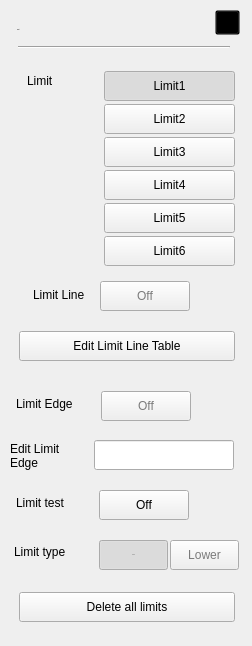
<?xml version="1.0" encoding="UTF-8"?>
<ui version="4.0">
 <class>RtSa_Dialog_Limit</class>
 <widget class="QWidget" name="RtSa_Dialog_Limit">
  <property name="geometry">
   <rect>
    <x>0</x>
    <y>0</y>
    <width>252</width>
    <height>646</height>
   </rect>
  </property>
  <property name="windowTitle">
   <string>Form</string>
  </property>
  <property name="styleSheet">
   <string notr="true">
/***********************indoor*****************/
#RtSa_Dialog_Limit[status = &quot;indoor&quot;]
#widget
{
background-color:rgba(211,211,211,0.9);
}
#RtSa_Dialog_Limit[status = &quot;indoor&quot;]
#lblTitle
{
	font: 75 20px &quot;Arial&quot;;
	color:rgba(46,46,46,1);
	line-height:23px;
	font-weight:bold;
}
#RtSa_Dialog_Limit[status = &quot;indoor&quot;]
#pb_cancel
{
border-style:flat;
background-color:rgba(0,0,0,0);
background-image: url(:/rtsa/image/btn_close_normal.png);
}
#RtSa_Dialog_Limit[status = &quot;indoor&quot;]
#pb_cancel:pressed
{
background-image: url(:/rtsa/image/btn_close_click.png);
}
#RtSa_Dialog_Limit[status = &quot;indoor&quot;]
#line
{
	background-color:rgba(46,46,46,1);
}
#RtSa_Dialog_Limit[status = &quot;indoor&quot;]
QPushButton
{
	color:rgb(130, 130, 130);
	border-style:flat;
	font: 75 13px &quot;Arial&quot;;
	font-weight:bold;
}
#RtSa_Dialog_Limit[status = &quot;indoor&quot;]
#pb_LimitTest,
#pb_Edge,
#pb_toggle
{
	background-color:rgba(0,0,0,0);
	font: 75 13px &quot;Arial&quot;;
	font-weight:bold;
}
#RtSa_Dialog_Limit[status = &quot;indoor&quot;]
#pb_LimitTest:checked,
#pb_Edge:checked,
#pb_toggle:checked
{
	padding:7px 44px 6px 25px;
	color:rgba(87, 87, 87, 1);
	border-image: url(:/rtsa/image/toggle_on.png);
}
#RtSa_Dialog_Limit[status = &quot;indoor&quot;]
#pb_LimitTest:!checked,
#pb_Edge:!checked,
#pb_toggle:!checked
{
	padding:7px 17px 6px 36px;
	color:rgba(123, 123, 123, 1);
	border-image: url(:/rtsa/image/toggle_off.png);
}
#RtSa_Dialog_Limit[status = &quot;indoor&quot;]
#pb_Upper:checked
{
	background-color:transparent;
	padding: 8px 14px 7px 15px;
	background-image: url(:/rtsa/image/fre_checked_left.png);
}
#RtSa_Dialog_Limit[status = &quot;indoor&quot;]
#pb_Upper:!checked
{
background-color:transparent;
padding: 8px 14px 7px 15px;
	background-image: url(:/rtsa/image/fre_checked_right.png);
}

#RtSa_Dialog_Limit[status = &quot;indoor&quot;]
#pb_Lower:checked
{
background-color:transparent;
padding: 8px 5px 7px 6px;
	background-image: url(:/rtsa/image/fre_checked_right.png);
	background-position:right;
}
#RtSa_Dialog_Limit[status = &quot;indoor&quot;]
#pb_Lower:!checked
{
background-color:transparent;
padding: 8px 5px 7px 6px;
	background-image: url(:/rtsa/image/fre_checked_left.png);
	background-position:right;
}
#RtSa_Dialog_Limit[status = &quot;indoor&quot;]
#widget&gt;QLabel
{
font: 75 13px &quot;Arial&quot;;
color:rgb(46,46,46);
}
#RtSa_Dialog_Limit[status = &quot;indoor&quot;]
RtSa_LineEdit
{
	color:rgba(162, 115, 0,1);
	padding:8px 8px 7px 10px ;
	font: 75 13px &quot;Arial&quot;;
	font-weight:bold;
}
#RtSa_Dialog_Limit[status = &quot;indoor&quot;]
RtSa_LineEdit:focus
{
	outline: none;
	border:2px solid rgba(162,115,0,1);
	padding:6px 6px 5px 8px ;
}
/***********************outdoor*****************/
#RtSa_Dialog_Limit[status = &quot;outdoor&quot;]
#widget
{
background-color:rgba(211,211,211,0.9);
}
#RtSa_Dialog_Limit[status = &quot;outdoor&quot;]
#lblTitle
{
	font: 75 20px &quot;Arial&quot;;
	color:rgba(46,46,46,1);
	line-height:23px;
	font-weight:bold;
}
#RtSa_Dialog_Limit[status = &quot;outdoor&quot;]
#pb_cancel
{
border-style:flat;
background-color:rgba(0,0,0,0);
background-image: url(:/rtsa/image/btn_close_normal.png);
}
#RtSa_Dialog_Limit[status = &quot;outdoor&quot;]
#pb_cancel:pressed
{
background-image: url(:/rtsa/image/btn_close_click.png);
}
#RtSa_Dialog_Limit[status = &quot;outdoor&quot;]
#line
{
	background-color:rgba(46,46,46,1);
}
#RtSa_Dialog_Limit[status = &quot;outdoor&quot;]
QPushButton
{
	color:rgba(0, 0, 0,1);
	font: 75 13px &quot;Arial&quot;;
	border-style:flat;
	font-weight:bold;
}
#RtSa_Dialog_Limit[status = &quot;outdoor&quot;]
#pb_LimitTest,
#pb_Edge,
#pb_toggle
{
	background-color:rgba(0,0,0,0);
	font: 75 13px &quot;Arial&quot;;
	font-weight:bold;
}
#RtSa_Dialog_Limit[status = &quot;outdoor&quot;]
#pb_LimitTest:checked,
#pb_Edge::checked,
#pb_toggle:checked
{
	padding:7px 44px 6px 25px;
	color:rgba(87, 87, 87, 1);
	border-image: url(:/rtsa/image/toggle_on.png);
}
#RtSa_Dialog_Limit[status = &quot;outdoor&quot;]
#pb_LimitTest:!checked,
#pb_Edge:!checked,
#pb_toggle:!checked
{
	padding:7px 17px 6px 36px;
	color:rgba(123, 123, 123, 1);
	border-image: url(:/rtsa/image/toggle_off.png);
}
#RtSa_Dialog_Limit[status = &quot;outdoor&quot;]
#pb_Upper:checked
{
	background-color:transparent;
	padding: 8px 14px 7px 15px;
	background-image: url(:/rtsa/image/fre_checked_left.png);
}
#RtSa_Dialog_Limit[status = &quot;outdoor&quot;]
#pb_Upper:!checked
{
background-color:transparent;
padding: 8px 14px 7px 15px;
	background-image: url(:/rtsa/image/fre_checked_right.png);
}
#RtSa_Dialog_Limit[status = &quot;outdoor&quot;]
#pb_Lower:checked
{
background-color:transparent;
padding: 8px 5px 7px 6px;
	background-image: url(:/rtsa/image/fre_checked_right.png);
	background-position:right;
}
#RtSa_Dialog_Limit[status = &quot;outdoor&quot;]
#pb_Lower:!checked
{
background-color:transparent;
padding: 8px 5px 7px 6px;
	background-image: url(:/rtsa/image/fre_checked_left.png);
	background-position:right;
}
#RtSa_Dialog_Limit[status = &quot;outdoor&quot;]
#widget&gt;QLabel
{
	font: 75 13px &quot;Arial&quot;;
	color:rgba(46,46,46,1);
}
#RtSa_Dialog_Limit[status = &quot;outdoor&quot;]
RtSa_LineEdit
{
	background-color: rgba(255, 255, 255, 0.6);
	color:rgb(161, 114, 23);
	padding-left:6px;
	font: 75 13px &quot;Arial&quot;;
	font-weight:bold;
}
#RtSa_Dialog_Limit[status = &quot;outdoor&quot;]
RtSa_LineEdit:focus
{
	outline: none;
	border:2px solid rgba(162,115,0,1);
}
/***********************night*****************/
#RtSa_Dialog_Limit[status = &quot;night&quot;]
#widget
{
background-color:rgba(208,182,139,0.9);
}
#RtSa_Dialog_Limit[status = &quot;night&quot;]
#lblTitle
{
	font: 75 20px &quot;Arial&quot;;
	color:rgba(46,46,46,1);
	line-height:23px;
	font-weight:bold;
}
#RtSa_Dialog_Limit[status = &quot;night&quot;]
#pb_cancel
{
border-style:flat;
background-color:rgba(0,0,0,0);
border-image: url(:/rtsa/image/night/btn_close_normal.png);
}
#RtSa_Dialog_Limit[status = &quot;night&quot;]
#pb_cancel:pressed
{
border-image: url(:/rtsa/image/night/btn_close_click.png);
}
#RtSa_Dialog_Limit[status = &quot;night&quot;]
#line
{
	background-color:rgba(46,46,46,1);
}
#RtSa_Dialog_Limit[status = &quot;night&quot;]
QPushButton
{
	color:rgba(123, 123, 123,1);
	font: 75 13px &quot;Arial&quot;;
	border-style:flat;
	font-weight:bold;
}
#RtSa_Dialog_Limit[status = &quot;night&quot;]
#pb_LimitTest,
#pb_Edge,
#pb_toggle
{
	background-color:rgba(0,0,0,0);
	font: 75 13px &quot;Arial&quot;;
	font-weight:bold;
}
#RtSa_Dialog_Limit[status = &quot;night&quot;]
#pb_LimitTest:checked,
#pb_Edge::checked,
#pb_toggle:checked
{
	padding:7px 44px 6px 25px;
	color:rgba(87, 87, 87, 1);
	border-image: url(:/rtsa/image/toggle_on.png);
}
#RtSa_Dialog_Limit[status = &quot;night&quot;]
#pb_LimitTest:!checked,
#pb_Edge:!checked,
#pb_toggle:!checked
{
	padding:7px 17px 6px 36px;
	color:rgba(123, 123, 123, 1);
	border-image: url(:/rtsa/image/toggle_off.png);
}
#RtSa_Dialog_Limit[status = &quot;night&quot;]
#pb_Upper:checked
{
	background-color:transparent;
	padding: 8px 14px 7px 15px;
	background-image: url(:/rtsa/image/fre_checked_left.png);
}
#RtSa_Dialog_Limit[status = &quot;night&quot;]
#pb_Upper:!checked
{
background-color:transparent;
padding: 8px 14px 7px 15px;
	background-image: url(:/rtsa/image/fre_checked_right.png);
}
#RtSa_Dialog_Limit[status = &quot;night&quot;]
#pb_Lower:checked
{
background-color:transparent;
padding: 8px 5px 7px 6px;
	background-image: url(:/rtsa/image/fre_checked_right.png);
	background-position:right;
}
#RtSa_Dialog_Limit[status = &quot;night&quot;]
#pb_Lower:!checked
{
background-color:transparent;
padding: 8px 5px 7px 6px;
	background-image: url(:/rtsa/image/fre_checked_left.png);
	background-position:right;
}
#RtSa_Dialog_Limit[status = &quot;night&quot;]
#widget&gt;QLabel
{
	font: 75 13px &quot;Arial&quot;;
	color:rgba(46,46,46,1);
}
#RtSa_Dialog_Limit[status = &quot;night&quot;]
RtSa_LineEdit
{
	background: rgba(251,220,167,0.60);
   color:rgba(159,98,0,1);
	padding:8px 8px 7px 10px ;
	font: 75 13px &quot;Arial&quot;;
	font-weight:bold;
}
#RtSa_Dialog_Limit[status  =  &quot;night&quot;] 
RtSa_LineEdit:disable
{
	color:rgba(133,133,133,0.6);
}
#RtSa_Dialog_Limit[status = &quot;night&quot;]
RtSa_LineEdit:focus
{
	outline: none;
	border:2px solid rgba(162,115,0,1);
}</string>
  </property>
  <property name="status" stdset="0">
   <string>night</string>
  </property>
  <widget class="QWidget" name="widget" native="true">
   <property name="geometry">
    <rect>
     <x>0</x>
     <y>0</y>
     <width>252</width>
     <height>648</height>
    </rect>
   </property>
   <property name="styleSheet">
    <string notr="true"/>
   </property>
   <widget class="QLabel" name="lblTitle">
    <property name="geometry">
     <rect>
      <x>17</x>
      <y>19</y>
      <width>102</width>
      <height>22</height>
     </rect>
    </property>
    <property name="font">
     <font>
      <family>Arial</family>
      <pointsize>-1</pointsize>
      <weight>75</weight>
      <italic>false</italic>
      <bold>true</bold>
     </font>
    </property>
    <property name="styleSheet">
     <string notr="true">#lblTitle
{
	font: 75 20px &quot;Arial&quot;;
	color:rgba(46,46,46,1);
	line-height:23px;
	font-weight:bold;
}</string>
    </property>
    <property name="text">
     <string>Limit</string>
    </property>
   </widget>
   <widget class="QPushButton" name="pb_cancel">
    <property name="geometry">
     <rect>
      <x>215</x>
      <y>10</y>
      <width>25</width>
      <height>25</height>
     </rect>
    </property>
    <property name="styleSheet">
     <string notr="true">#pb_cancel
{
background-color:rgba(0,0,0,0);
background-image: url(:/rtsa/image/btn_close_normal.png);
}
#pb_cancel:pressed
{
background-image: url(:/rtsa/image/btn_close_click.png);
}</string>
    </property>
    <property name="text">
     <string/>
    </property>
   </widget>
   <widget class="Line" name="line">
    <property name="geometry">
     <rect>
      <x>18</x>
      <y>46</y>
      <width>212</width>
      <height>2</height>
     </rect>
    </property>
    <property name="orientation">
     <enum>Qt::Horizontal</enum>
    </property>
   </widget>
   <widget class="QPushButton" name="pb_toggle">
    <property name="geometry">
     <rect>
      <x>100</x>
      <y>281</y>
      <width>90</width>
      <height>30</height>
     </rect>
    </property>
    <property name="styleSheet">
     <string notr="true">color:#7B7B7B;</string>
    </property>
    <property name="text">
     <string>Off</string>
    </property>
    <property name="checkable">
     <bool>true</bool>
    </property>
   </widget>
   <widget class="QPushButton" name="pb_LM1">
    <property name="geometry">
     <rect>
      <x>104</x>
      <y>71</y>
      <width>131</width>
      <height>30</height>
     </rect>
    </property>
    <property name="styleSheet">
     <string notr="true">#RtSa_Dialog_Limit[status = &quot;indoor&quot;]
QPushButton
{
    text-align:left;
    padding-left:10px;
   background-image: url(:/rtsa/image/btn_mkr_nor.png);
}
#RtSa_Dialog_Limit[status = &quot;indoor&quot;]
QPushButton:checked
{ 
  background-image: url(:/rtsa/image/btn_mkr_click.png);
} 

#RtSa_Dialog_Limit[status = &quot;outdoor&quot;]
QPushButton
{
    text-align:left;
    padding-left:10px;
   background-image: url(:/rtsa/image/outdoor/btn_bw.png);
}
#RtSa_Dialog_Limit[status = &quot;outdoor&quot;]
QPushButton:checked
{ 
  background-image: url(:/rtsa/image/btn_mkr_click.png);
} 

#RtSa_Dialog_Limit[status = &quot;night&quot;]
QPushButton
{
    text-align:left;
    padding-left:10px;
   background-image: url(:/rtsa/image/btn_mkr_nor.png);
}
#RtSa_Dialog_Limit[status = &quot;night&quot;]
QPushButton:checked
{ 
  background-image: url(:/rtsa/image/btn_mkr_click.png);
} </string>
    </property>
    <property name="text">
     <string>Limit1</string>
    </property>
    <property name="checkable">
     <bool>true</bool>
    </property>
    <property name="checked">
     <bool>true</bool>
    </property>
   </widget>
   <widget class="QPushButton" name="pb_LM3">
    <property name="geometry">
     <rect>
      <x>104</x>
      <y>137</y>
      <width>131</width>
      <height>30</height>
     </rect>
    </property>
    <property name="styleSheet">
     <string notr="true">#RtSa_Dialog_Limit[status = &quot;indoor&quot;]
QPushButton
{
    text-align:left;
    padding-left:10px;
   background-image: url(:/rtsa/image/btn_mkr_nor.png);
}
#RtSa_Dialog_Limit[status = &quot;indoor&quot;]
QPushButton:checked
{ 
  background-image: url(:/rtsa/image/btn_mkr_click.png);
} 

#RtSa_Dialog_Limit[status = &quot;outdoor&quot;]
QPushButton
{
    text-align:left;
    padding-left:10px;
   background-image: url(:/rtsa/image/outdoor/btn_bw.png);
}
#RtSa_Dialog_Limit[status = &quot;outdoor&quot;]
QPushButton:checked
{ 
  background-image: url(:/rtsa/image/btn_mkr_click.png);
} 

#RtSa_Dialog_Limit[status = &quot;night&quot;]
QPushButton
{
    text-align:left;
    padding-left:10px;
   background-image: url(:/rtsa/image/btn_mkr_nor.png);
}
#RtSa_Dialog_Limit[status = &quot;night&quot;]
QPushButton:checked
{ 
  background-image: url(:/rtsa/image/btn_mkr_click.png);
} </string>
    </property>
    <property name="text">
     <string>Limit3</string>
    </property>
    <property name="checkable">
     <bool>true</bool>
    </property>
   </widget>
   <widget class="QPushButton" name="pb_LM4">
    <property name="geometry">
     <rect>
      <x>104</x>
      <y>170</y>
      <width>131</width>
      <height>30</height>
     </rect>
    </property>
    <property name="styleSheet">
     <string notr="true">#RtSa_Dialog_Limit[status = &quot;indoor&quot;]
QPushButton
{
    text-align:left;
    padding-left:10px;
   background-image: url(:/rtsa/image/btn_mkr_nor.png);
}
#RtSa_Dialog_Limit[status = &quot;indoor&quot;]
QPushButton:checked
{ 
  background-image: url(:/rtsa/image/btn_mkr_click.png);
} 

#RtSa_Dialog_Limit[status = &quot;outdoor&quot;]
QPushButton
{
    text-align:left;
    padding-left:10px;
   background-image: url(:/rtsa/image/outdoor/btn_bw.png);
}
#RtSa_Dialog_Limit[status = &quot;outdoor&quot;]
QPushButton:checked
{ 
  background-image: url(:/rtsa/image/btn_mkr_click.png);
} 

#RtSa_Dialog_Limit[status = &quot;night&quot;]
QPushButton
{
    text-align:left;
    padding-left:10px;
   background-image: url(:/rtsa/image/btn_mkr_nor.png);
}
#RtSa_Dialog_Limit[status = &quot;night&quot;]
QPushButton:checked
{ 
  background-image: url(:/rtsa/image/btn_mkr_click.png);
} </string>
    </property>
    <property name="text">
     <string>Limit4</string>
    </property>
    <property name="checkable">
     <bool>true</bool>
    </property>
   </widget>
   <widget class="QPushButton" name="pb_LM2">
    <property name="geometry">
     <rect>
      <x>104</x>
      <y>104</y>
      <width>131</width>
      <height>30</height>
     </rect>
    </property>
    <property name="styleSheet">
     <string notr="true">#RtSa_Dialog_Limit[status = &quot;indoor&quot;]
QPushButton
{
    text-align:left;
    padding-left:10px;
   background-image: url(:/rtsa/image/btn_mkr_nor.png);
}
#RtSa_Dialog_Limit[status = &quot;indoor&quot;]
QPushButton:checked
{ 
  background-image: url(:/rtsa/image/btn_mkr_click.png);
} 

#RtSa_Dialog_Limit[status = &quot;outdoor&quot;]
QPushButton
{
    text-align:left;
    padding-left:10px;
   background-image: url(:/rtsa/image/outdoor/btn_bw.png);
}
#RtSa_Dialog_Limit[status = &quot;outdoor&quot;]
QPushButton:checked
{ 
  background-image: url(:/rtsa/image/btn_mkr_click.png);
} 

#RtSa_Dialog_Limit[status = &quot;night&quot;]
QPushButton
{
    text-align:left;
    padding-left:10px;
   background-image: url(:/rtsa/image/btn_mkr_nor.png);
}
#RtSa_Dialog_Limit[status = &quot;night&quot;]
QPushButton:checked
{ 
  background-image: url(:/rtsa/image/btn_mkr_click.png);
} </string>
    </property>
    <property name="text">
     <string>Limit2</string>
    </property>
    <property name="checkable">
     <bool>true</bool>
    </property>
   </widget>
   <widget class="QPushButton" name="pb_Edge">
    <property name="geometry">
     <rect>
      <x>101</x>
      <y>391</y>
      <width>90</width>
      <height>30</height>
     </rect>
    </property>
    <property name="styleSheet">
     <string notr="true">color:#7B7B7B;</string>
    </property>
    <property name="text">
     <string>Off</string>
    </property>
    <property name="checkable">
     <bool>true</bool>
    </property>
   </widget>
   <widget class="QPushButton" name="pb_DeleteAll">
    <property name="geometry">
     <rect>
      <x>19</x>
      <y>592</y>
      <width>216</width>
      <height>30</height>
     </rect>
    </property>
    <property name="styleSheet">
     <string notr="true">#RtSa_Dialog_Limit[status = &quot;indoor&quot;]
#pb_DeleteAll
{
	font: 75 13px &quot;Arial&quot;;
	font-weight:bold;
	color: rgba(255, 255, 255, 1);	
	background-image: url(:/rtsa/image/btn_w216_nor.png);
}
#RtSa_Dialog_Limit[status = &quot;indoor&quot;]
#pb_DeleteAll:pressed
{
	background-image: url(:/rtsa/image/btn_w216_click.png);
}

#RtSa_Dialog_Limit[status = &quot;outdoor&quot;]
#pb_DeleteAll
{
	font: 75 13px &quot;Arial&quot;;
	font-weight:bold;
	color: rgba(0, 0, 0, 1);	
	background-image: url(:/rtsa/image/outdoor/btn_w216_nor.png);
}
#RtSa_Dialog_Limit[status = &quot;outdoor&quot;]
#pb_DeleteAll:pressed
{
	background-image: url(:/rtsa/image/btn_w216_click.png);
}

#RtSa_Dialog_Limit[status = &quot;night&quot;]
#pb_DeleteAll
{
	font: 75 13px &quot;Arial&quot;;
	font-weight:bold;
	color: #FBDBA7;
	background-image: url(:/rtsa/image/btn_w216_nor.png);
}
#RtSa_Dialog_Limit[status = &quot;night&quot;]
#pb_DeleteAll:pressed
{
	background-image: url(:/rtsa/image/btn_w216_click.png);
}
</string>
    </property>
    <property name="text">
     <string>Delete all limits</string>
    </property>
   </widget>
   <widget class="QPushButton" name="pb_LM6">
    <property name="geometry">
     <rect>
      <x>104</x>
      <y>236</y>
      <width>131</width>
      <height>30</height>
     </rect>
    </property>
    <property name="styleSheet">
     <string notr="true">#RtSa_Dialog_Limit[status = &quot;indoor&quot;]
QPushButton
{
    text-align:left;
    padding-left:10px;
   background-image: url(:/rtsa/image/btn_mkr_nor.png);
}
#RtSa_Dialog_Limit[status = &quot;indoor&quot;]
QPushButton:checked
{ 
  background-image: url(:/rtsa/image/btn_mkr_click.png);
} 

#RtSa_Dialog_Limit[status = &quot;outdoor&quot;]
QPushButton
{
    text-align:left;
    padding-left:10px;
   background-image: url(:/rtsa/image/outdoor/btn_bw.png);
}
#RtSa_Dialog_Limit[status = &quot;outdoor&quot;]
QPushButton:checked
{ 
  background-image: url(:/rtsa/image/btn_mkr_click.png);
} 

#RtSa_Dialog_Limit[status = &quot;night&quot;]
QPushButton
{
    text-align:left;
    padding-left:10px;
   background-image: url(:/rtsa/image/btn_mkr_nor.png);
}
#RtSa_Dialog_Limit[status = &quot;night&quot;]
QPushButton:checked
{ 
  background-image: url(:/rtsa/image/btn_mkr_click.png);
} </string>
    </property>
    <property name="text">
     <string>Limit6</string>
    </property>
    <property name="checkable">
     <bool>true</bool>
    </property>
   </widget>
   <widget class="QLabel" name="label">
    <property name="geometry">
     <rect>
      <x>33</x>
      <y>284</y>
      <width>67</width>
      <height>21</height>
     </rect>
    </property>
    <property name="text">
     <string>Limit Line</string>
    </property>
   </widget>
   <widget class="QPushButton" name="pb_Upper">
    <property name="geometry">
     <rect>
      <x>99</x>
      <y>540</y>
      <width>69</width>
      <height>30</height>
     </rect>
    </property>
    <property name="font">
     <font>
      <family>Arial</family>
      <pointsize>-1</pointsize>
      <weight>75</weight>
      <italic>false</italic>
      <bold>true</bold>
     </font>
    </property>
    <property name="focusPolicy">
     <enum>Qt::NoFocus</enum>
    </property>
    <property name="styleSheet">
     <string notr="true">color:#7B7B7B;</string>
    </property>
    <property name="text">
     <string>Upper</string>
    </property>
    <property name="checkable">
     <bool>true</bool>
    </property>
    <property name="checked">
     <bool>true</bool>
    </property>
    <attribute name="buttonGroup">
     <string notr="true">LimitTypeGroup</string>
    </attribute>
   </widget>
   <widget class="QLabel" name="label_5">
    <property name="geometry">
     <rect>
      <x>16</x>
      <y>492</y>
      <width>81</width>
      <height>21</height>
     </rect>
    </property>
    <property name="text">
     <string>Limit test</string>
    </property>
   </widget>
   <widget class="QPushButton" name="pb_Lower">
    <property name="geometry">
     <rect>
      <x>170</x>
      <y>540</y>
      <width>69</width>
      <height>30</height>
     </rect>
    </property>
    <property name="focusPolicy">
     <enum>Qt::NoFocus</enum>
    </property>
    <property name="styleSheet">
     <string notr="true">color:#7B7B7B;</string>
    </property>
    <property name="text">
     <string>Lower</string>
    </property>
    <property name="checkable">
     <bool>true</bool>
    </property>
    <attribute name="buttonGroup">
     <string notr="true">LimitTypeGroup</string>
    </attribute>
   </widget>
   <widget class="QPushButton" name="pb_LimitTest">
    <property name="geometry">
     <rect>
      <x>99</x>
      <y>490</y>
      <width>90</width>
      <height>30</height>
     </rect>
    </property>
    <property name="styleSheet">
     <string notr="true"/>
    </property>
    <property name="text">
     <string>Off</string>
    </property>
    <property name="checkable">
     <bool>true</bool>
    </property>
   </widget>
   <widget class="RtSa_LineEdit" name="leMargin">
    <property name="geometry">
     <rect>
      <x>94</x>
      <y>440</y>
      <width>140</width>
      <height>30</height>
     </rect>
    </property>
    <property name="readOnly">
     <bool>true</bool>
    </property>
   </widget>
   <widget class="QPushButton" name="pb_LM5">
    <property name="geometry">
     <rect>
      <x>104</x>
      <y>203</y>
      <width>131</width>
      <height>30</height>
     </rect>
    </property>
    <property name="styleSheet">
     <string notr="true">#RtSa_Dialog_Limit[status = &quot;indoor&quot;]
QPushButton
{
    text-align:left;
    padding-left:10px;
   background-image: url(:/rtsa/image/btn_mkr_nor.png);
}
#RtSa_Dialog_Limit[status = &quot;indoor&quot;]
QPushButton:checked
{ 
  background-image: url(:/rtsa/image/btn_mkr_click.png);
} 

#RtSa_Dialog_Limit[status = &quot;outdoor&quot;]
QPushButton
{
    text-align:left;
    padding-left:10px;
   background-image: url(:/rtsa/image/outdoor/btn_bw.png);
}
#RtSa_Dialog_Limit[status = &quot;outdoor&quot;]
QPushButton:checked
{ 
  background-image: url(:/rtsa/image/btn_mkr_click.png);
} 

#RtSa_Dialog_Limit[status = &quot;night&quot;]
QPushButton
{
    text-align:left;
    padding-left:10px;
   background-image: url(:/rtsa/image/btn_mkr_nor.png);
}
#RtSa_Dialog_Limit[status = &quot;night&quot;]
QPushButton:checked
{ 
  background-image: url(:/rtsa/image/btn_mkr_click.png);
} </string>
    </property>
    <property name="text">
     <string>Limit5</string>
    </property>
    <property name="checkable">
     <bool>true</bool>
    </property>
   </widget>
   <widget class="QLabel" name="label_14">
    <property name="geometry">
     <rect>
      <x>14</x>
      <y>537</y>
      <width>71</width>
      <height>30</height>
     </rect>
    </property>
    <property name="text">
     <string>Limit type</string>
    </property>
   </widget>
   <widget class="QPushButton" name="pb_EditMask">
    <property name="geometry">
     <rect>
      <x>19</x>
      <y>331</y>
      <width>216</width>
      <height>30</height>
     </rect>
    </property>
    <property name="styleSheet">
     <string notr="true">#RtSa_Dialog_Limit[status = &quot;indoor&quot;]
#pb_EditMask
{
	font: 75 13px &quot;Arial&quot;;
	font-weight:bold;
	color: rgba(255, 255, 255, 1);	
	background-image: url(:/rtsa/image/btn_w216_nor.png);
}
#RtSa_Dialog_Limit[status = &quot;indoor&quot;]
#pb_EditMask:pressed
{
	background-image: url(:/rtsa/image/btn_w216_click.png);
}

#RtSa_Dialog_Limit[status = &quot;outdoor&quot;]
#pb_EditMask
{
	font: 75 13px &quot;Arial&quot;;
	font-weight:bold;
	color: rgba(0, 0, 0, 1);	
	background-image: url(:/rtsa/image/outdoor/btn_w216_nor.png);
}
#RtSa_Dialog_Limit[status = &quot;outdoor&quot;]
#pb_EditMask:pressed
{
	background-image: url(:/rtsa/image/btn_w216_click.png);
}

#RtSa_Dialog_Limit[status = &quot;night&quot;]
#pb_EditMask
{
	font: 75 13px &quot;Arial&quot;;
	font-weight:bold;
	color: #FBDBA7;
	background-image: url(:/rtsa/image/btn_w216_nor.png);
}
#RtSa_Dialog_Limit[status = &quot;night&quot;]
#pb_EditMask:pressed
{
	background-image: url(:/rtsa/image/btn_w216_click.png);
}</string>
    </property>
    <property name="text">
     <string>Edit Limit Line Table</string>
    </property>
   </widget>
   <widget class="QLabel" name="label_2">
    <property name="geometry">
     <rect>
      <x>16</x>
      <y>393</y>
      <width>71</width>
      <height>21</height>
     </rect>
    </property>
    <property name="text">
     <string>Limit Edge</string>
    </property>
   </widget>
   <widget class="QLabel" name="label_3">
    <property name="geometry">
     <rect>
      <x>10</x>
      <y>440</y>
      <width>71</width>
      <height>31</height>
     </rect>
    </property>
    <property name="text">
     <string>Edit Limit
Edge</string>
    </property>
   </widget>
   <widget class="QLabel" name="label_4">
    <property name="geometry">
     <rect>
      <x>27</x>
      <y>70</y>
      <width>31</width>
      <height>21</height>
     </rect>
    </property>
    <property name="text">
     <string>Limit</string>
    </property>
   </widget>
  </widget>
 </widget>
 <customwidgets>
  <customwidget>
   <class>RtSa_LineEdit</class>
   <extends>QLineEdit</extends>
   <header location="global">rtsa_lineedit.h</header>
   <slots>
    <signal>clicked()</signal>
   </slots>
  </customwidget>
 </customwidgets>
 <resources/>
 <connections/>
 <buttongroups>
  <buttongroup name="LimitTypeGroup"/>
 </buttongroups>
</ui>
